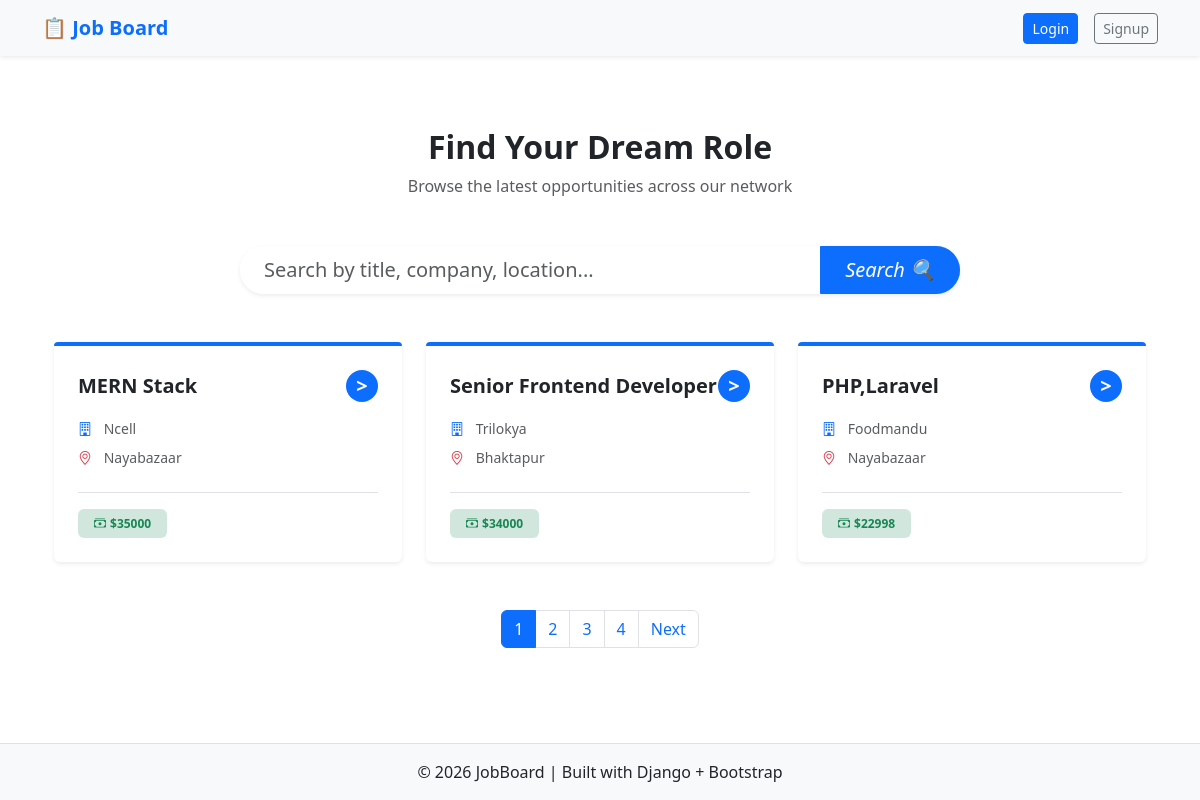
The page / on the database its author committed.
### job/models.py (models this page shows, shortened)
class Job(models.Model):
    title = models.CharField(max_length=200)
    description = models.TextField()
    company = models.CharField(max_length=200)
    location = models.TextField()
    salary = models.PositiveBigIntegerField()
    posted_by = models.ForeignKey(User,on_delete=models.CASCADE,related_name="jobs")
    created_at = models.DateTimeField(auto_now_add=True)

### job/views.py (the view)
# urls.py: path("",views.JobListView.as_view(),name="job-list"),
class JobListView(ListView):
    model = Job
    template_name = "job_list.html"
    context_object_name = "jobs"
    paginate_by = 3
    def get_queryset(self):
        queryset = Job.objects.all().order_by("-created_at")
        query = self.request.GET.get("q")
        if query:
            queryset = queryset.filter(
                Q(title__icontains=query)|
                Q(location__icontains=query)|
                Q(company__icontains=query)
            )
        return queryset

### templates/job_list.html (shortened to what this page needs)
{% extends "base.html" %}
{% block content %}
<div class="container py-5">
    <div class="mb-5 text-center">
        <h2 class="fw-bold text-dark">Find Your Dream Role</h2>
        <p class="text-muted">Browse the latest opportunities across our network</p>
    </div>
    <div class="row justify-content-center mb-5">
        <div class="col-lg-8">
            <form action="" method="get">
                <div class="input-group input-group-lg shadow-sm border-0 rounded-pill overflow-hidden">
                    <input type="text" name="q" class="form-control border-0 ps-4"
                        placeholder="Search by title, company, location..." value="{{ request.GET.q }}">
                    <button type="submit" class="btn btn-primary px-4">
                        <i>Search 🔍</i>
                    </button>
                </div>
            </form>
        </div>
    </div>
    <div class="row row-cols-1 row-cols-md-3 g-4">
        {% for job in jobs %}
        <div class="col">
            <div class="card h-100 border-0 shadow-sm transition-card position-relative">
                <div class="border-top border-4 border-primary rounded-top"></div>
                <div class="card-body p-4">
                    <h5 class="card-title fw-bold mb-3 d-flex justify-content-between align-items-center">
                        <a href="{% url 'job-detail' job.pk %}" class="text-decoration-none text-dark stretched-link">
                            {{ job.title }}
                        </a>
                        <span
                            class="d-inline-flex align-items-center justify-content-center bg-primary text-white rounded-circle"
                            style="width: 32px; height: 32px; cursor: pointer;">
                            &gt;
                        </span>
                    </h5>
                    <div class="d-flex flex-column gap-2 mb-4 text-muted">
                        <div class="small">
                            <i class="bi bi-building me-2 text-primary"></i> {{ job.company }}
                        </div>
                        <div class="small">
                            <i class="bi bi-geo-alt me-2 text-danger"></i> {{ job.location }}
                        </div>
                    </div>
                    <div class="d-flex align-items-center justify-content-between mt-auto pt-3 border-top">
                        <span class="badge bg-success-subtle text-success px-3 py-2">
                            <i class="bi bi-cash-stack me-1"></i>${{ job.salary }}
                        </span>
                    </div>
                </div>
            </div>
        </div>
        {% endfor %}
    </div>
    <nav aria-label="Job pagination" class="mt-5">
        <ul class="pagination justify-content-center">
            {% for i in page_obj.paginator.page_range %}
            <li class="page-item {% if i == page_obj.number %}active{% endif %}">
                <a href="?page={{ i }}{% if request.GET.q %}&q={{ request.GET.q }}{% endif %}" class="page-link">{{ i }}</a>
            </li>
            {% endfor %}
            {% if page_obj.has_next %}
            <li class="page-item">
                <a href="?page={{ page_obj.next_page_number }}{% if request.GET.q %}&q={{ request.GET.q }}{% endif %}"
                    class="page-link rounded-end">Next</a>
            </li>
            {% endif %}
        </ul>
    </nav>
</div>
{% endblock content %}

### templates/base.html (style rules this page uses)
body { min-height: 100vh; display: flex; flex-direction: column; }

### templates/job_list.html (style rules this page uses)
.transition-card { transition: all 0.3s ease; }

### rows shown on the page
Job: title "MERN Stack", company "Ncell", location "Nayabazaar", salary "35000"
Job: title "Senior Frontend Developer", company "Trilokya", location "Bhaktapur", salary "34000"
Job: title "PHP,Laravel", company "Foodmandu", location "Nayabazaar", salary "22998"

### other values the page prints
{{ i }} "1" "2" "3" "4"
